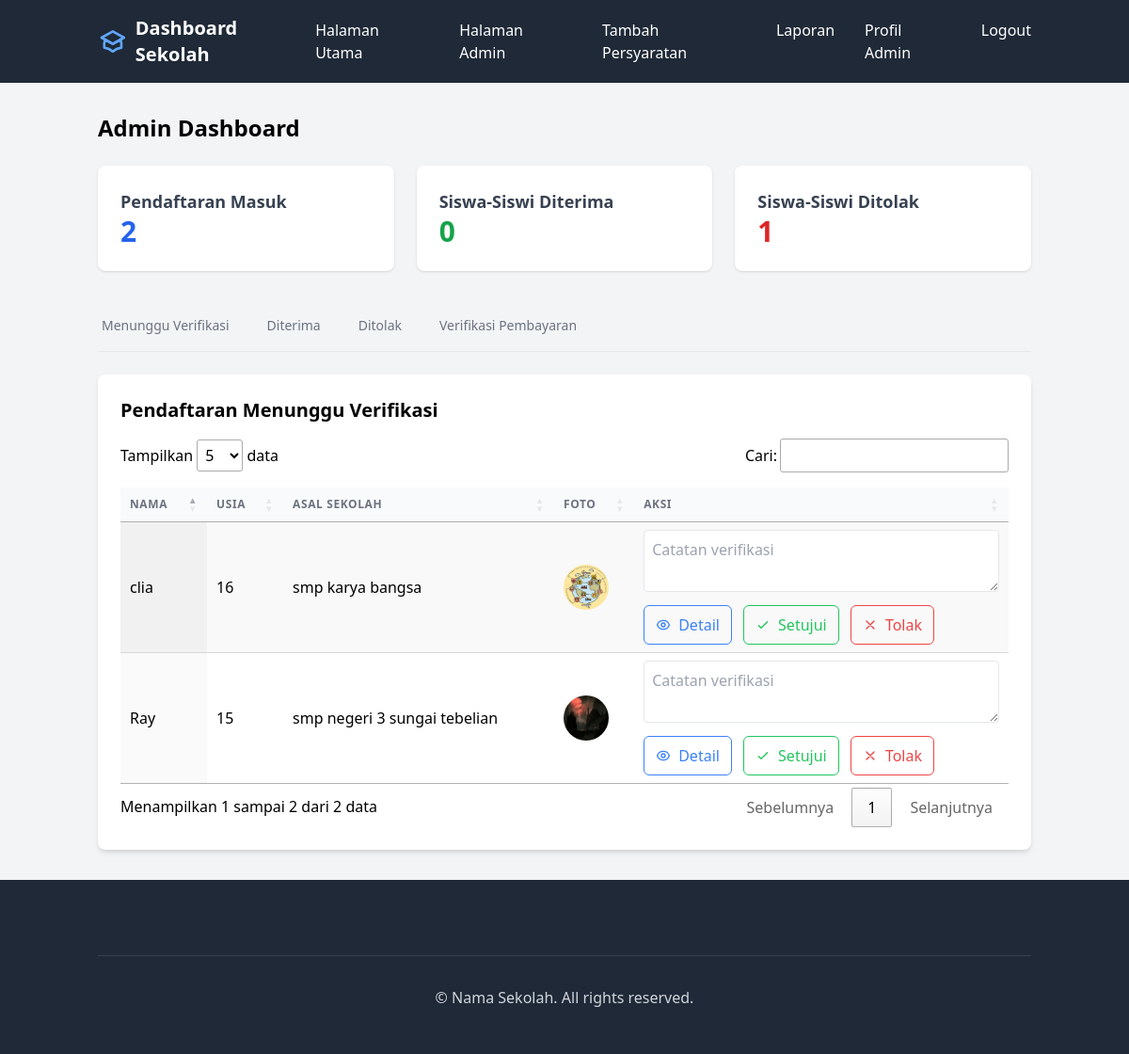
Page /admin/admin/dashboard (signed in) on the committed database.
### app/models.py (models this page shows, shortened)
class Form(db.Model):
    id = db.Column(db.Integer, primary_key=True)
    user_id = db.Column(db.Integer, db.ForeignKey('user.id'), nullable=False)
    student_name = db.Column(db.String(100), nullable=False)
    student_age = db.Column(db.Integer, nullable=False)
    student_email = db.Column(db.String(120), nullable=False)
    school_name = db.Column(db.String(100), nullable=False)
    image_path = db.Column(db.String(255), nullable=False)
    document_path = db.Column(db.String(255), nullable=False)
    status = db.Column(db.String(20), nullable=False, default='pending')
    verified_by = db.Column(db.Integer, db.ForeignKey('user.id'), nullable=True)
    verification_date = db.Column(db.DateTime, nullable=True)
    verification_note = db.Column(db.Text, nullable=True)
    is_verified = db.Column(db.Boolean, default=False)
    timestamp = db.Column(db.DateTime, default=datetime.utcnow)
    payment_status = db.Column(db.String(20), default='pending', nullable=False)
    payment_proof = db.Column(db.String(255), nullable=True)
    payment_uploaded_at = db.Column(db.DateTime, default=datetime.utcnow)
    payment_verified_at = db.Column(db.DateTime, nullable=True)
    payment_verified_by = db.Column(db.Integer, db.ForeignKey('user.id'), nullable=True)
    payment_note = db.Column(db.Text, nullable=True)
    payment_verifier = db.relationship('User',
        foreign_keys=[payment_verified_by],
        backref='verified_payments'
    )

### app/routes/admin.py (the view)
@admin_bp.route('admin/dashboard')
@login_required
@admin_required
def dashboard():
    pending_forms = Form.query.filter_by(status='pending').all()
    approved_forms = Form.query.filter_by(status='approved').order_by(Form.verification_date.desc()).all()
    rejected_forms = Form.query.filter_by(status='rejected').order_by(Form.verification_date.desc()).all()
    pending_payments = Form.query.filter_by(payment_status='pending_verification').all()
    verified_payments = Form.query.filter_by(payment_status='verified').all()
    rejected_payments = Form.query.filter_by(payment_status='rejected').all()
    pending_count = len(pending_forms)
    approved_count = len(approved_forms)
    rejected_count = len(rejected_forms)
    return render_template('parts/admindashboard.html',
                         pending_forms=pending_forms,
                         approved_forms=approved_forms,
                         rejected_forms=rejected_forms,
                         pending_payments=pending_payments,
                         verified_payments=verified_payments,
                         rejected_payments=rejected_payments,
                         pending_count=pending_count,
                         approved_count=approved_count,
                         rejected_count=rejected_count)

### app/routes/admin.py (called while the page is built)
def admin_required(f):
    @wraps(f)
    def decorated_function(*args, **kwargs):
        if not current_user.is_authenticated or current_user.role != UserRole.ADMIN.value:
            flash('Anda tidak memiliki akses ke halaman ini.', 'error')
            return redirect(url_for('index_bp.index'))
        return f(*args, **kwargs)
    return decorated_function

### app/templates/parts/admindashboard.html (shortened to what this page needs)
{% extends "adminbase.html" %}
{% block content %}
<div class="container mx-auto px-4 py-8">
    <h1 class="text-2xl font-bold mb-6">Admin Dashboard</h1>
    <div class="grid grid-cols-1 md:grid-cols-3 gap-6 mb-8">
        <div class="bg-white rounded-lg shadow p-6">
            <h3 class="text-lg font-semibold text-gray-700">Pendaftaran Masuk</h3>
            <p class="text-3xl font-bold text-blue-600">{{ pending_count }}</p>
        </div>
        <div class="bg-white rounded-lg shadow p-6">
            <h3 class="text-lg font-semibold text-gray-700">Siswa-Siswi Diterima</h3>
            <p class="text-3xl font-bold text-green-600">{{ approved_count }}</p>
        </div>
        <div class="bg-white rounded-lg shadow p-6">
            <h3 class="text-lg font-semibold text-gray-700">Siswa-Siswi Ditolak</h3>
            <p class="text-3xl font-bold text-red-600">{{ rejected_count }}</p>
        </div>
    </div>
    <div class="mb-6">
        <div class="border-b border-gray-200">
            <nav class="-mb-px flex space-x-8" aria-label="Tabs">
                <button onclick="showTab('pending')"
                        class="tab-button border-b-2 border-transparent px-1 py-4 text-sm font-medium text-gray-500 hover:border-gray-300 hover:text-gray-700">
                    Menunggu Verifikasi
                </button>
                <button onclick="showTab('approved')"
                        class="tab-button border-b-2 border-transparent px-1 py-4 text-sm font-medium text-gray-500 hover:border-gray-300 hover:text-gray-700">
                    Diterima
                </button>
                <button onclick="showTab('rejected')"
                        class="tab-button border-b-2 border-transparent px-1 py-4 text-sm font-medium text-gray-500 hover:border-gray-300 hover:text-gray-700">
                    Ditolak
                </button>
                <button onclick="showTab('payment')"
                        class="tab-button border-b-2 border-transparent px-1 py-4 text-sm font-medium text-gray-500 hover:border-gray-300 hover:text-gray-700">
                    Verifikasi Pembayaran
                </button>
            </nav>
        </div>
    </div>
    <div id="pending-tab" class="tab-content bg-white shadow-md rounded-lg p-6">
        <h2 class="text-xl font-semibold mb-4">Pendaftaran Menunggu Verifikasi</h2>
        {% if pending_forms %}
        <div class="overflow-x-auto">
            <table id="pendingTable" class="min-w-full table-auto display">
                <thead class="bg-gray-50">
                    <tr>
                        <th class="px-6 py-3 text-left text-xs font-medium text-gray-500 uppercase tracking-wider">Nama</th>
                        <th class="px-6 py-3 text-left text-xs font-medium text-gray-500 uppercase tracking-wider">Usia</th>
                        <th class="px-6 py-3 text-left text-xs font-medium text-gray-500 uppercase tracking-wider">Asal Sekolah</th>
                        <th class="px-6 py-3 text-left text-xs font-medium text-gray-500 uppercase tracking-wider">Foto</th>
                        <th class="px-6 py-3 text-left text-xs font-medium text-gray-500 uppercase tracking-wider">Aksi</th>
                    </tr>
                </thead>
                <tbody class="bg-white divide-y divide-gray-200">
                    {% for form in pending_forms %}
                    <tr>
                        <td class="px-6 py-4">{{ form.student_name }}</td>
                        <td class="px-6 py-4">{{ form.student_age }}</td>
                        <td class="px-6 py-4">{{ form.school_name }}</td>
                        <td class="px-6 py-4">
                            <img src="{{ url_for('static', filename='uploads/student_images/' + form.image_path) }}"
                                 alt="Student photo"
                                 class="h-12 w-12 rounded-full object-cover">
                        </td>
                        <td class="px-6 py-4">
                            <form action="{{ url_for('admin_bp.verify_form', form_id=form.id) }}" method="POST" class="space-y-2">
                                <textarea name="note" class="w-full p-2 border rounded" placeholder="Catatan verifikasi"></textarea>
                               <div class="space-x-2">
                                    <a href="{{ url_for('admin_bp.student_detail', form_id=form.id) }}"
                                class="inline-flex items-center px-3 py-2 border border-blue-500 text-blue-500 rounded-md hover:bg-blue-500 hover:text-white transition-colors">
                                    Detail
                                </a>
                                <button type="submit" name="action" value="approve"
                                        class="inline-flex items-center px-3 py-2 border border-green-500 text-green-500 rounded-md hover:bg-green-500 hover:text-white transition-colors">
                                    <svg class="w-4 h-4 mr-2" fill="none" stroke="currentColor" viewBox="0 0 24 24">
                                        <path stroke-linecap="round" stroke-linejoin="round" stroke-width="2" d="M5 13l4 4L19 7"/>
                                    </svg>
                                    Setujui
                                </button>
                                <button type="submit" name="action" value="reject"
                                        class="inline-flex items-center px-3 py-2 border border-red-500 text-red-500 rounded-md hover:bg-red-500 hover:text-white transition-colors">
                                    <svg class="w-4 h-4 mr-2" fill="none" stroke="currentColor" viewBox="0 0 24 24">
                                        <path stroke-linecap="round" stroke-linejoin="round" stroke-width="2" d="M6 18L18 6M6 6l12 12"/>
                                    </svg>
                                    Tolak
                                </button>
                                                                </div>
                            </form>
                        </td>
                    </tr>
                    {% endfor %}
                </tbody>
            </table>
        </div>
        {% else %}
        <p class="text-gray-500 text-center">Tidak ada pendaftaran yang menunggu verifikasi.</p>
        {% endif %}
    </div>
</div>
{% endblock %}

### app/templates/adminbase.html (style rules this page uses)
table.dataTable thead th { @apply px-6 py-3 text-left text-xs font-medium text-gray-500 uppercase tracking-wider bg-gray-50; }
table.dataTable tbody td { @apply px-6 py-4 whitespace-nowrap; }

### rows in the picture
Form: student_name "clia", student_age "16", school_name "smp karya bangsa", image_path (picture)
Form: student_name "Ray", student_age "15", school_name "smp negeri 3 sungai tebelian", image_path (picture)

### other values in the picture
{{ pending_count }} "2"
{{ approved_count }} "0"
{{ rejected_count }} "1"
